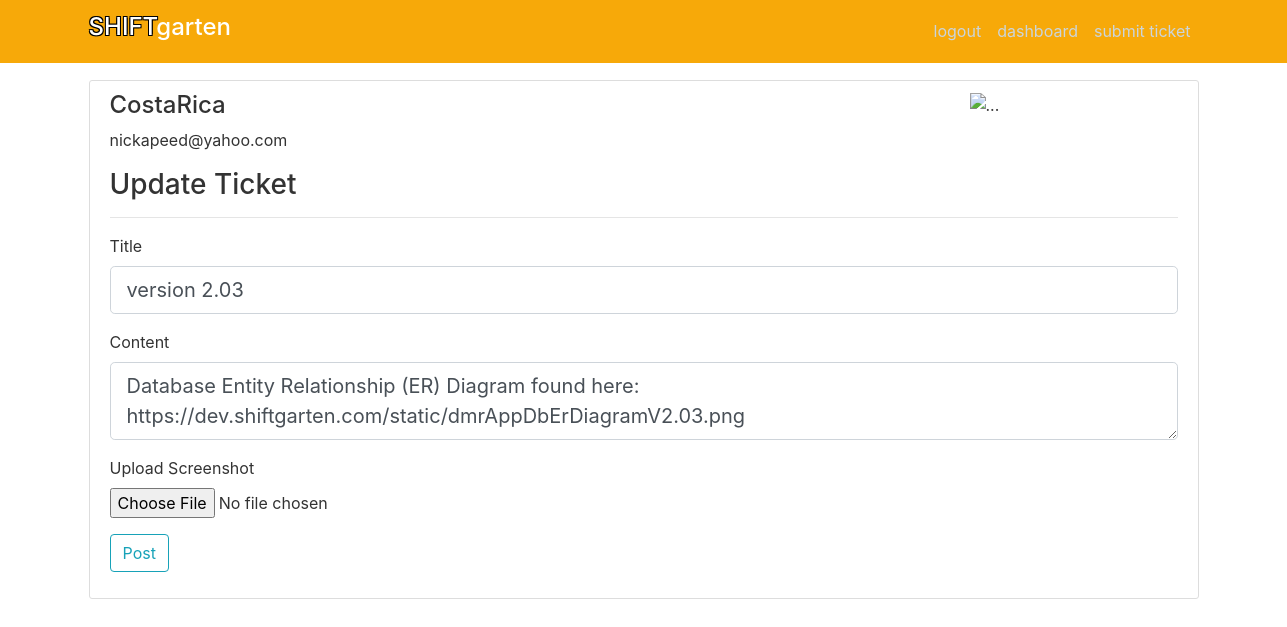
The app's page /post/3/update (signed in) with its own data.
### dmrApp/models.py (models this page shows, shortened)
class User(db.Model, UserMixin):
    id = db.Column(db.Integer, primary_key=True)
    username=db.Column(db.String(50), unique=True, nullable=False)
    email = db.Column(db.String(150), unique=True, nullable=False)
    image_file = db.Column(db.String(100),nullable=False, default='default.jpg')
    password = db.Column(db.String(100), nullable=False)
    timeStamp = db.Column(db.DateTime, default=datetime.now)
    permission = db.Column(db.Text)
    theme = db.Column(db.Text)
    posts = db.relationship('Post', backref='author', lazy=True)
    dmrsEntry = db.relationship('Dmrs', backref='dmrUser', lazy=True)
    shiftsEntry = db.relationship('Shifts', backref='dmrShiftUser', lazy=True)
    employeeId = db.relationship('Employees', backref='employeeUser', lazy=True)

class Post(db.Model):
    id = db.Column(db.Integer, primary_key=True)
    title= db.Column(db.String(100), nullable=False)
    date_posted = db.Column(db.DateTime, nullable=False, default=datetime.utcnow)
    content = db.Column(db.Text)
    screenshot = db.Column(db.String(100))
    user_id = db.Column(db.Integer, db.ForeignKey('user.id'), nullable=False)

### dmrApp/posts/routes.py (the view)
@posts.route('/post/<post_id>/update', methods = ["GET", "POST"])
@login_required
def update_post(post_id):
    post = Post.query.get_or_404(post_id)
    if post.author != current_user:
        abort(403)
    form = PostForm()
    if form.validate_on_submit():
        post.title = form.title.data
        post.content = form.content.data
        db.session.commit()
        flash('Your post has been updated!', 'success')
        return redirect(url_for('posts.post', post_id=post.id))
    elif request.method == 'GET':
        form.title.data = post.title
        form.content.data = post.content
    return render_template('create_post.html', title='Update Ticket',
                           form=form, legend='Update Ticket')

### dmrApp/posts/forms.py
class PostForm(FlaskForm):
    title = StringField('Title',validators=[DataRequired()])
    content = TextAreaField('Content',validators=[DataRequired()], render_kw={'placeholder':placeholderMessage})
    picture = FileField('Upload Screenshot', validators = [FileAllowed(['jpg','png'])])
    submit = SubmitField('Post')

### dmrApp/models.py (called while the page is built)
@login_manager.user_loader
def load_user(user_id):
    return User.query.get(int(user_id))

### dmrApp/templates/create_post.html (shortened to what this page needs)
{% extends 'layout.html' %}
{% block content %}
<form method="POST" action="" enctype="multipart/form-data">
	<fieldset class="form-group">
		<div class="form-group">
			{{ form.title.label(class="form-control-label") }}
			{% if form.title.errors %}
				{{ form.username(class="form-control form-control-lg is-invalid") }}
				<div class="invalid-feedback">
					{% for error in form.title.errors %}
						<span>{{ error }}</span>
					{% endfor %}
				</div>
			{% else %}
				{{ form.title(class="form-control form-control-lg") }}
			{% endif %}
		</div>
		<div class="form-group">
			{{ form.content.label(class="form-control-label") }}
			{% if form.content.errors %}
				{{ form.content(class="form-control form-control-lg is-invalid") }}
				<div class="invalid-feedback">
					{% for error in form.content.errors %}
						<span>{{ error }}</span>
					{% endfor %}
				</div>
			{% else %}
				{{ form.content(class="form-control form-control-lg") }}
			{% endif %}
		</div>
		{{ form.picture.label() }}
		{{ form.picture(class="form-control-file") }}
	</fieldset>
	<div class="form-group">
		{{ form.submit(class="btn btn-outline-info") }}
	</div>
</form>
{% endblock %}

### dmrApp/templates/layout.html (shortened to what this page needs)
<!DOCTYPE html>
<html>
<head>
    <link rel="stylesheet" href="https://maxcdn.bootstrapcdn.com/bootstrap/4.0.0/css/bootstrap.min.css">
	{% if darkMode %}
    <link rel="stylesheet" type="text/css" href="{{ url_for('static', filename='mainDark.css') }}">
	{% else %}
	<link rel="stylesheet" type="text/css" href="{{ url_for('static', filename='main.css') }}">
	{% endif %}
</head>
<body class="siteBgColor">
    <header class="site-header">
      <nav class="navbar navbar-custom navbar-expand-md navbar-dark bg-steel fixed-top">
        <div class="container">
          <a class="navbar-brand mr-4" href="/"><h4><span class="strokeme">SHIFT</span>garten</h4></a>
          <div class="collapse navbar-collapse" id="navbarToggle">
            <div class="navbar-nav">
                {% if current_user.is_authenticated %}
                    <a class="nav-item nav-link" href="{{ url_for('users.logout') }}">logout</a>
                    <a class="nav-item nav-link" href="{{ url_for('dmr.dashboard') }}">dashboard</a>
					<a class="nav-item nav-link" href="{{ url_for('posts.new_post') }}">submit ticket</a>
                {% else %}
                  <a class="nav-item nav-link" href="{{ url_for('users.login') }}">login</a>
                  <a class="nav-item nav-link" href="{{ url_for('users.register') }}">register</a>
                {% endif %}
            </div>
          </div>
        </div>
      </nav>
    </header>
        <main role="main" class="container siteBgColor">
      <div class="row siteBgColor">
        <div class="col-md-12">
		  <div class="content-section siteBgColor">
			<div class="row siteBgColor">
			{% if current_user.is_authenticated %}
				<div class="col-3"><h4>{{ current_user.username }}</h4>
					<p>{{ current_user.email }}</p></div>
			{% endif %}
				<div class="col-5"></div>
				<div class="col-4" id="logoAlignRight"><img src="\static\profile_pics\cbc.logo.jpg" alt="..."></div>
			</div>
		      <h3 class="siteBgColor">{{ legend }}</h3>
			<hr>
          {% block content %}{% endblock %}
		  </div>
        </div>
      </div>
    </main>
</body>
</html>

### dmrApp/static/main.css (style rules this page uses)
body { color: #333333; margin-top: 5rem; }
.bg-steel { background-color: rgb(247, 169, 9); }
.site-header .navbar-nav .nav-link { color: #cbd5db; }
.content-section { background: #ffffff; padding: 10px 20px; border: 1px solid #dddddd; border-radius: 3px; margin-bottom: 20px; }
.strokeme { color: white; text-shadow: -1px -1px 0 #000, 1px -1px 0 #000, -1px 1px 0 #000, 1px 1px 0 #000; }
#logoAlignRight { position: relative; left: 8em; }

### records on screen
User: username "CostaRica", email "nickapeed@yahoo.com"
Post: title "version 2.03", content "Database Entity Relationship (ER) Diagram found here: https://dev.shiftgarten.com/static/dmrAppDbErDiagramV2.03.png"

### other values on screen
{{ legend }} "Update Ticket"
